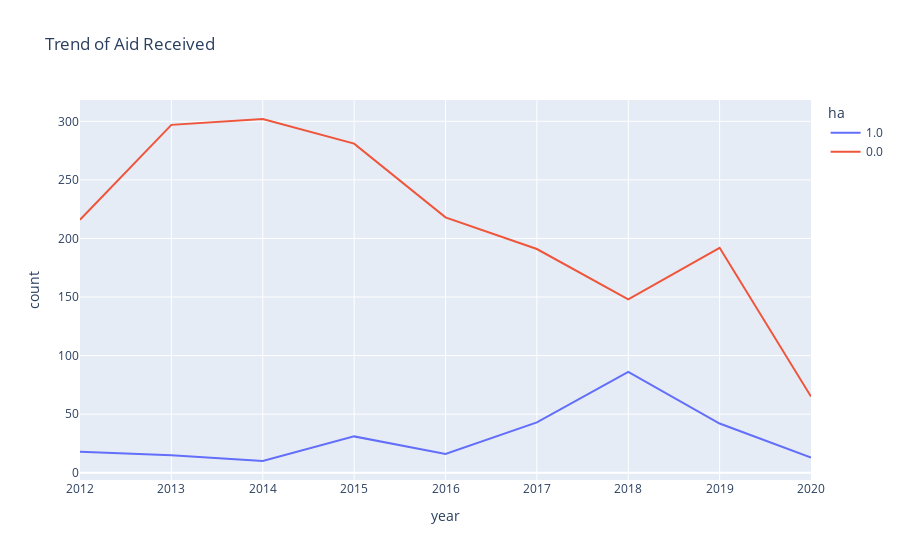

Here is the notebook cell this chart was saved with:
### Code cell
h = e[['year', 'ha']].value_counts()
i = h.to_frame(name='count').reset_index().sort_values(by='year')
trend_aid = px.line(i, x='year', y='count', color='ha', title="Trend of Aid Received")
trend_aid.show()

### Figure 1 — Plotly figure (JSON) as saved in the notebook; plotly's stock layout.template omitted (floating-point values rounded to 4 significant figures)
{"data": [{"hovertemplate": "ha=1.0<br>year=%{x}<br>count=%{y}<extra></extra>", "legendgroup": "1.0", "line": {"color": "#636efa", "dash": "solid"}, "marker": {"symbol": "circle"}, "mode": "lines", "name": "1.0", "orientation": "v", "showlegend": true, "type": "scatter", "x": [2012, 2013, 2014, 2015, 2016, 2017, 2018, 2019, 2020], "xaxis": "x", "y": [18, 15, 10, 31, 16, 43, 86, 42, 13], "yaxis": "y"}, {"hovertemplate": "ha=0.0<br>year=%{x}<br>count=%{y}<extra></extra>", "legendgroup": "0.0", "line": {"color": "#EF553B", "dash": "solid"}, "marker": {"symbol": "circle"}, "mode": "lines", "name": "0.0", "orientation": "v", "showlegend": true, "type": "scatter", "x": [2012, 2013, 2014, 2015, 2016, 2017, 2018, 2019, 2020], "xaxis": "x", "y": [216, 297, 302, 281, 218, 191, 148, 192, 65], "yaxis": "y"}], "layout": {"legend": {"title": {"text": "ha"}, "tracegroupgap": 0}, "title": {"text": "Trend of Aid Received"}, "xaxis": {"anchor": "y", "domain": [0, 1], "title": {"text": "year"}}, "yaxis": {"anchor": "x", "domain": [0, 1], "title": {"text": "count"}}}}
